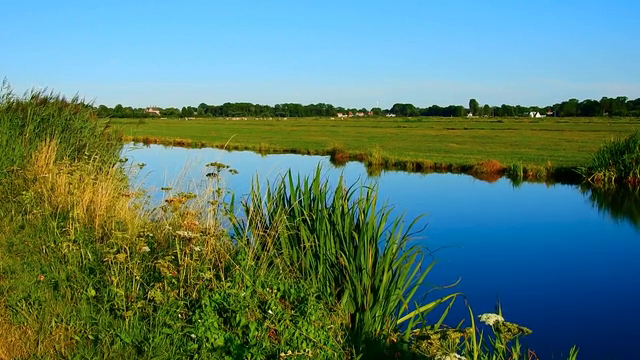
#> input picture frame 51 of 123.mp4, 640 x 360 px, given in place of woman.mp4, which was not available
$ python ChromaKey.py
#> lines starting #> are read from the running program, lines starting #| are printed output that depends on the picture; after the words box and inside, x2 and y2 are one past the last pixel; in counts of white or black regions, pixels touching at a corner belong together
import cv2
import sys
import numpy as np


cap1 = cv2.VideoCapture('woman.mp4')
cap2 = cv2.VideoCapture('123.mp4')

if not cap1.isOpened() or not cap2.isOpened():
    print('비디오를 열 수 없습니다')
    sys.exit()

cv2.namedWindow('frame',cv2.WINDOW_NORMAL)
cv2.resizeWindow('frame', 640, 360)

w=round(cap1.get(cv2.CAP_PROP_FRAME_WIDTH))
h=round(cap1.get(cv2.CAP_PROP_FRAME_HEIGHT))
frames_cnt1 = round(cap1.get(cv2.CAP_PROP_FRAME_COUNT))
frames_cnt2 = round(cap1.get(cv2.CAP_PROP_FRAME_COUNT))
print('frames_cnt1:',frames_cnt1)
print('frames_cnt2:',frames_cnt2)
fps = round(cap1.get(cv2.CAP_PROP_FPS))
print(fps)
delay = int(1000 / fps)

while True:
        ret1,frame1=cap1.read()
#> frame1 is the input picture: shape (360, 640, 3); mean B, G, R 114.9, 125.7, 86.7
        ret2,frame2=cap2.read()

        frame2 = cv2.resize(frame2, (w, h))

        # HSV 색 공간에서 녹색 영역을 검출하여 합성
        hsv = cv2.cvtColor(frame1, cv2.COLOR_BGR2HSV)
#> hsv: shape (360, 640, 3); mean H, S, V 68.8, 178.2, 150.5
        mask = cv2.inRange(hsv, (50, 150, 0), (70, 255, 255))  # 영상, 최솟값, 최댓값
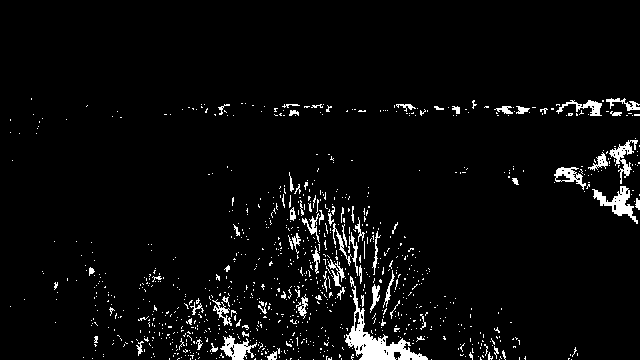
#> mask: shape (360, 640); 4.2% white; 976 white regions (903 under 20 px), largest, box (x1, y1, x2, y2) and area: (345, 276, 428, 360) 1533, (592, 186, 638, 224) 578, (220, 335, 257, 360) 437
        cv2.copyTo(frame2, mask, frame1)

        cv2.imshow('frame', frame1)
        key = cv2.waitKey(delay)
#> (key Esc is pressed here)

        if key==27:
                break

cap1.release()
cap2.release()
cv2.destroyAllWindows()

$ run again, starting later in the video
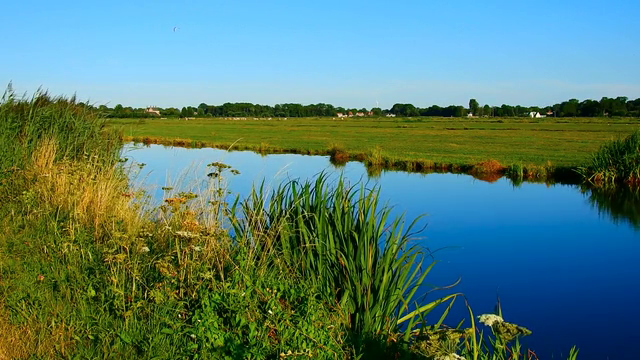
#> input picture frame 230 of 123.mp4, 640 x 360 px, given in place of woman.mp4, which was not available
#> frame1 is the input picture: shape (360, 640, 3); mean B, G, R 115, 125.8, 86.4
#> hsv: shape (360, 640, 3); mean H, S, V 69, 179.2, 150.8
#> `mask = cv2.inRange(hsv, (50, 150, 0), (70, 255, 255))`:
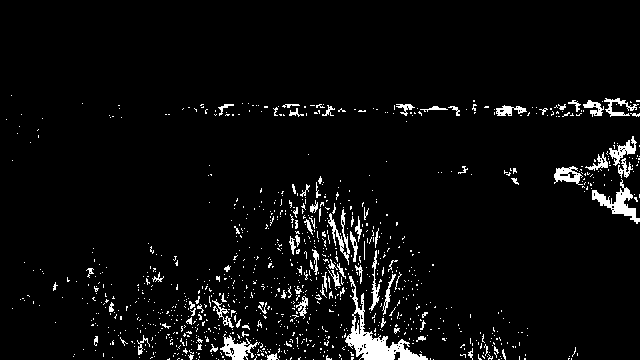
#> mask: shape (360, 640); 4.6% white; 1042 white regions (957 under 20 px), largest, box (x1, y1, x2, y2) and area: (345, 276, 428, 360) 1563, (592, 179, 640, 224) 656, (220, 334, 260, 360) 450

$ run again, starting later in the video
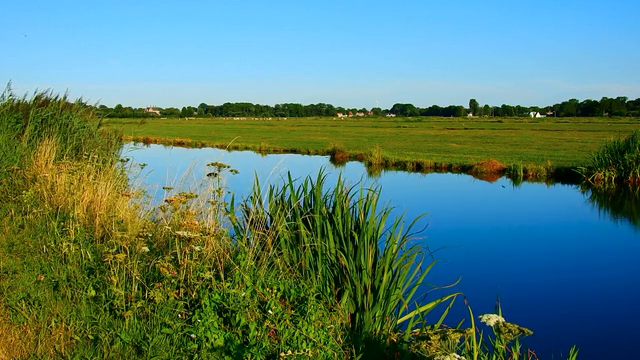
#> input picture frame 410 of 123.mp4, 640 x 360 px, given in place of woman.mp4, which was not available
#> frame1 is the input picture: shape (360, 640, 3); mean B, G, R 114.9, 125.8, 86.5
#> hsv: shape (360, 640, 3); mean H, S, V 68.9, 179.1, 150.8
#> `mask = cv2.inRange(hsv, (50, 150, 0), (70, 255, 255))`:
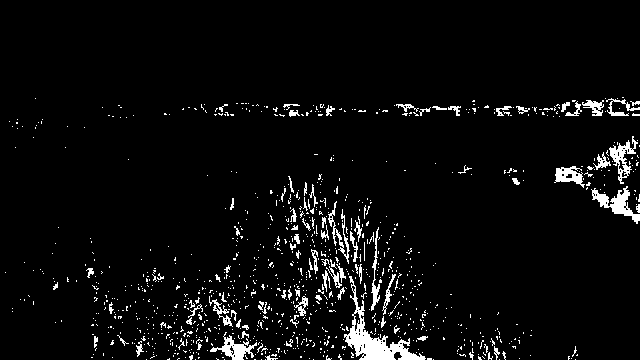
#> mask: shape (360, 640); 4.6% white; 1036 white regions (949 under 20 px), largest, box (x1, y1, x2, y2) and area: (344, 276, 426, 360) 1563, (591, 186, 640, 224) 616, (210, 332, 257, 360) 468
